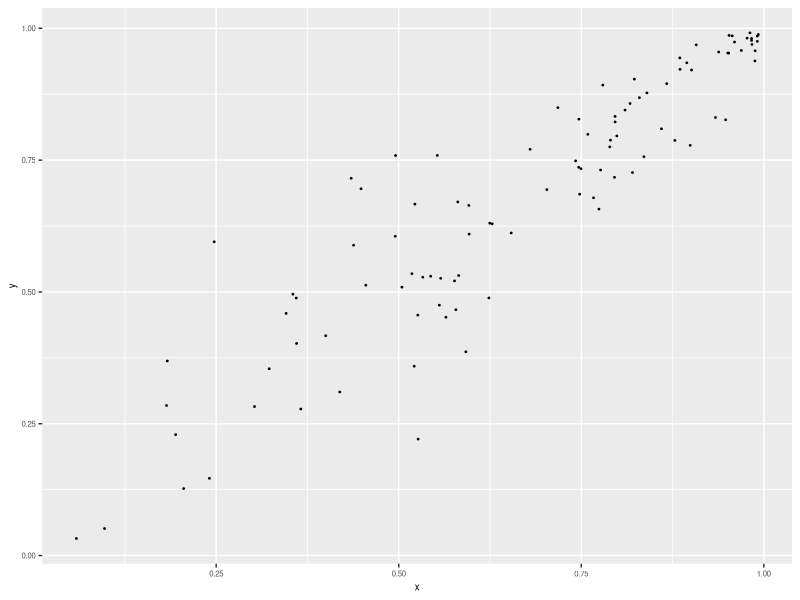
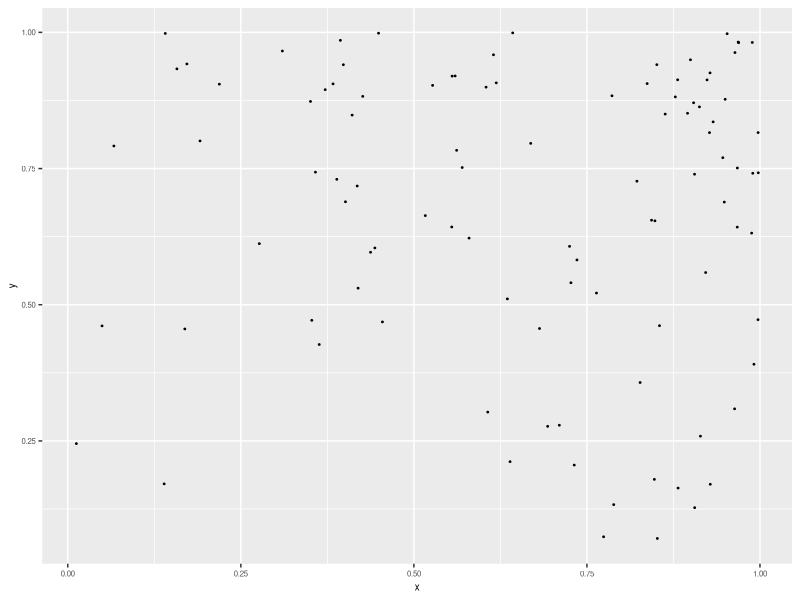
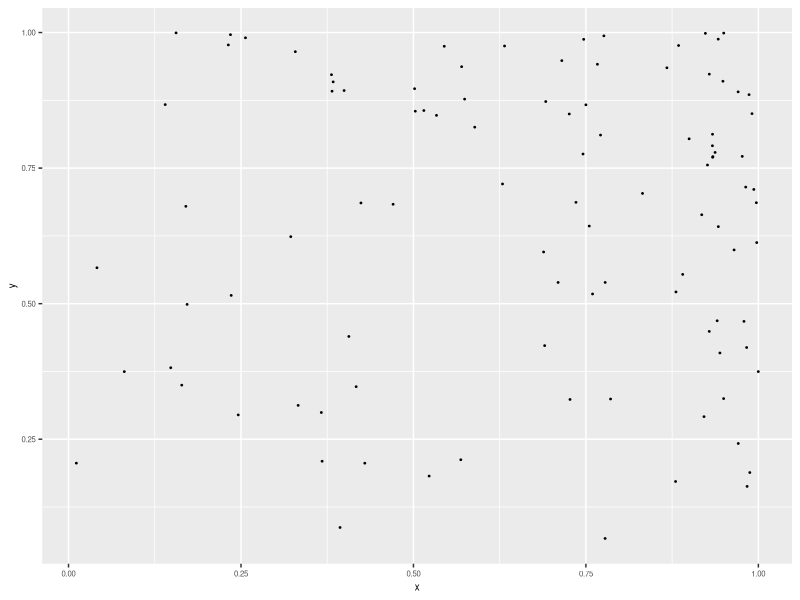
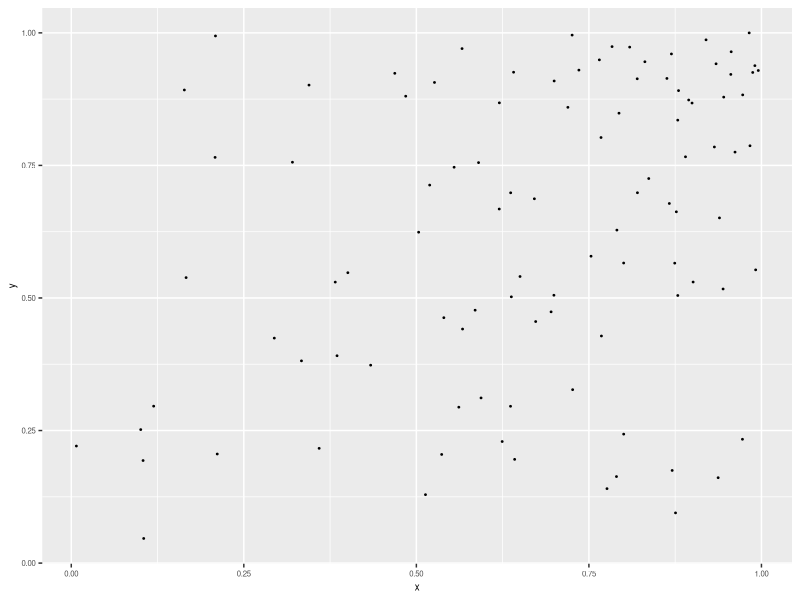
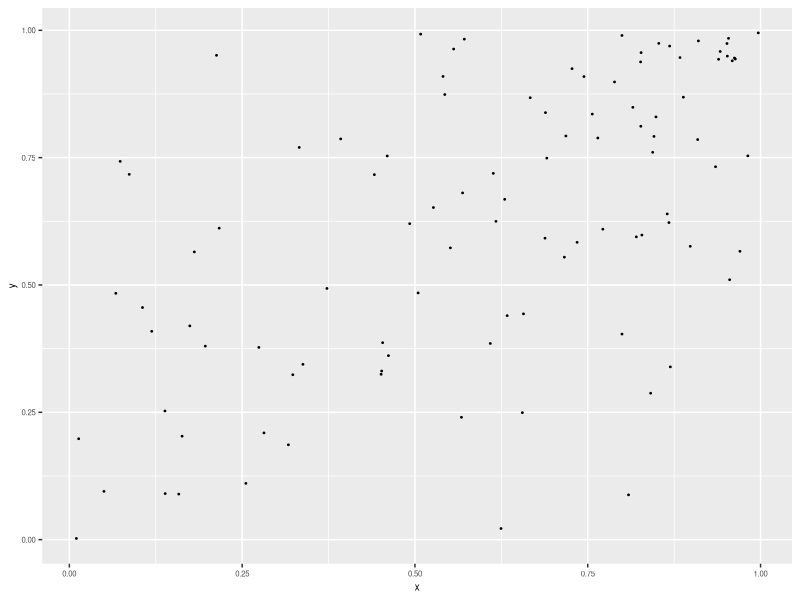
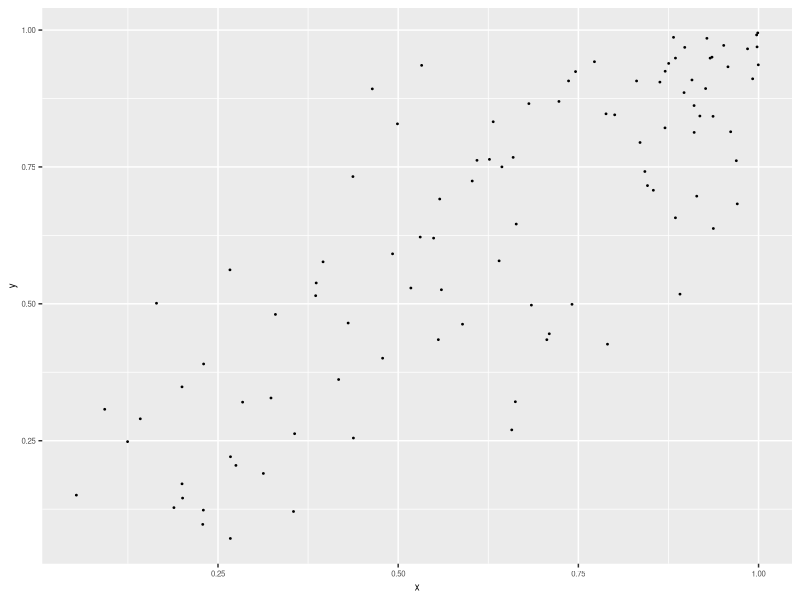
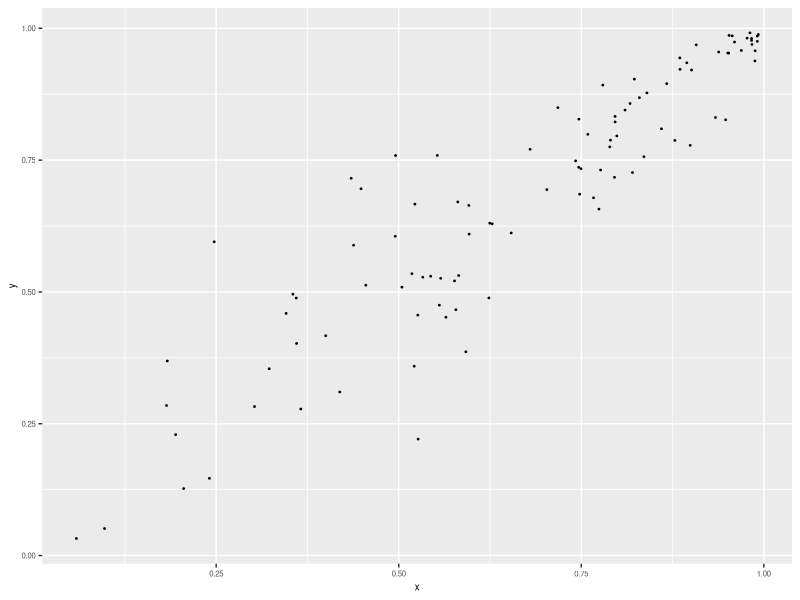
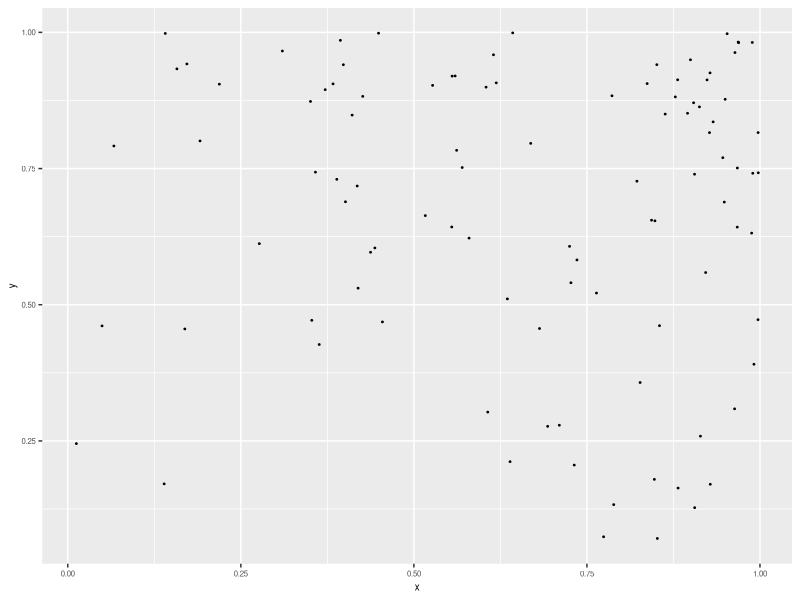

The R source for these figures, in order:
# Correlation graphs for survey using inverse transform sampling
# see http://www.econometricsbysimulation.com/2014/02/easily-generate-correlated-variables.html

library(MASS)
library(plyr)
library(dplyr)
library(stringr)
library(ggplot2)

corrplot <- function(rho, n){
corrmat = matrix(c(1, rho, rho, 1), 2)
mat_draws <- matrix(mvrnorm(n, mu = c(0.5, 0.5), Sigma = corrmat), ncol = 2) 
# apply normal CDF to get uniform distribution
df_draws <- mat_draws %>% as.data.frame %>% tbl_df %>% mutate(x = pnorm(V1), y = pnorm(V2))
cor(df_draws$V1, df_draws$V2)
actual_rho <- round(cor(df_draws$x, df_draws$y), 2)
# corrplot_title = str_c("Corr =", actual_rho, sep = " ")
corrplot <- df_draws %>% ggplot(aes(x, y)) + geom_point(size = 0.3) + theme(text = element_text(size = 7))
print(str_c("saving correlation_plots/testplot_", actual_rho * 100, ".png"))
ggsave(str_c("correlation_plots/testplot_", actual_rho * 100, ".png"), scale = 1/4)
return(corrplot)
}
corrplot(0.95, 100)
corrplot(0.1, 100)
corrplot(0.2, 100)
corrplot(0.4, 100)
corrplot(0.6, 100)
corrplot(0.8, 100)



# experiment with different themes
corrplot + theme_bw()
corrplot + theme_minimal()
corrplot + theme_classic()
corrplot + theme_light()
